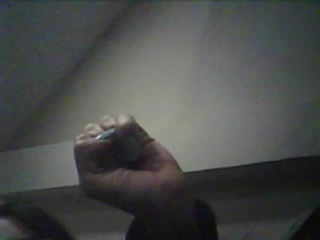
#> input picture dataset_aumentado/close/close_blur_1778641891481945.jpg, 320 x 240 px
$ python -i generar_bounding_boxes.py   (imports and definitions only)
#> lines starting #> are read from the running program, lines starting #| are printed output that depends on the picture; after the words box and inside, x2 and y2 are one past the last pixel; in counts of white or black regions, pixels touching at a corner belong together
#> further down, picture is the input picture: shape (240, 320, 3); mean B, G, R 74.3, 75.7, 73.7
"""
generar_bounding_boxes.py
=========================
Genera automaticamente el archivo bounding_boxes.labels para Edge Impulse.
Estrategia: deteccion de piel por color HSV + contornos con OpenCV.
No requiere modelos externos ni compatibilidad con mediapipe.

Uso: python generar_bounding_boxes.py
"""
import sys
# [1 line not run here, left out]

import json
import cv2
import numpy as np
from pathlib import Path

# ──────────────────────────────────────────
# CONFIGURACION
# ──────────────────────────────────────────
DATASET_DIR   = Path(r"C:\Users\vales\.gemini\antigravity\scratch\mano_robotica\dataset_limpio_final")
CLASES        = ["close", "index", "open"]
MARGIN_FACTOR = 0.15   # 15% de margen alrededor de la deteccion

# Rangos HSV para deteccion de piel (cubre tonos claros y medios)
SKIN_LOWER_1  = np.array([0,  20, 50],  dtype=np.uint8)
SKIN_UPPER_1  = np.array([25, 255, 255], dtype=np.uint8)
SKIN_LOWER_2  = np.array([170, 20, 50],  dtype=np.uint8)
SKIN_UPPER_2  = np.array([180, 255, 255], dtype=np.uint8)

# Area minima del contorno para ser considerado mano (% del area total)
MIN_AREA_PCT  = 0.03   # al menos 3% del area de la imagen


def detectar_mano_piel(imagen_bgr: np.ndarray):
    """
    Detecta la mano por segmentacion de color de piel.
    Retorna (x, y, w, h) con margen o None si no detecta.
    """
    h_img, w_img = imagen_bgr.shape[:2]
#> h_img = 240; w_img = 320
    area_img     = h_img * w_img
#> area_img = 76800

    # Convertir a HSV
    hsv = cv2.cvtColor(imagen_bgr, cv2.COLOR_BGR2HSV)
#> hsv: shape (240, 320, 3); mean H, S, V 71.6, 23.6, 77.5

    # Mascara de piel (dos rangos para cubrir rojos/naranjas)
    mask1 = cv2.inRange(hsv, SKIN_LOWER_1, SKIN_UPPER_1)
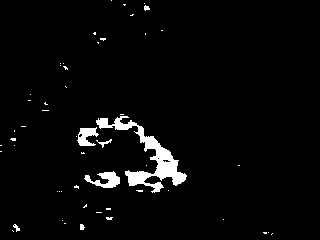
#> mask1: shape (240, 320); 3.3% white; 53 white regions (46 under 20 px), largest, box (x1, y1, x2, y2) and area: (96, 116, 187, 193) 1652, (84, 171, 120, 188) 313, (77, 127, 99, 146) 248
    mask2 = cv2.inRange(hsv, SKIN_LOWER_2, SKIN_UPPER_2)
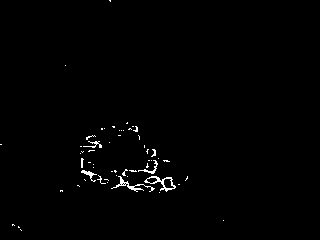
#> mask2: shape (240, 320); 0.92% white in thin lines or dots, all inside (x1, y1, x2, y2) = (0, 0, 224, 231)
    mask  = cv2.bitwise_or(mask1, mask2)
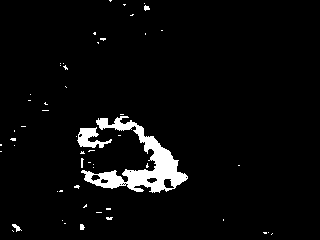
#> mask: shape (240, 320); 4.2% white; 54 white regions (48 under 20 px), largest, box (x1, y1, x2, y2) and area: (81, 116, 188, 193) 2541, (77, 127, 112, 148) 358, (12, 224, 22, 232) 36, (144, 5, 150, 11) 24, (80, 224, 85, 230) 24, (81, 158, 84, 168) 21

    # Morfologia para limpiar ruido
    kernel = cv2.getStructuringElement(cv2.MORPH_ELLIPSE, (7, 7))
    mask   = cv2.morphologyEx(mask, cv2.MORPH_CLOSE, kernel, iterations=2)
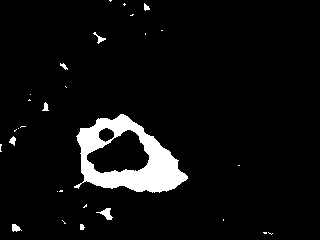
#> mask: shape (240, 320); 5.8% white; 29 white regions (20 under 20 px), largest, box (x1, y1, x2, y2) and area: (74, 114, 188, 193) 4016, (96, 208, 113, 220) 91, (12, 224, 22, 232) 52
    mask   = cv2.morphologyEx(mask, cv2.MORPH_OPEN,  kernel, iterations=1)
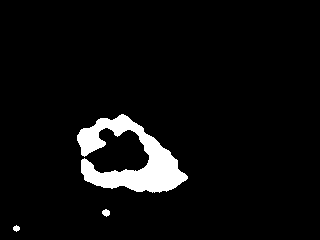
#> mask: shape (240, 320); 5.2% white; 3 white regions

    # Encontrar contornos
    contours, _ = cv2.findContours(mask, cv2.RETR_EXTERNAL, cv2.CHAIN_APPROX_SIMPLE)
#> contours = 3 contours; box (x1, y1, x2, y2) and area: (77, 114, 188, 193) 3698, (102, 209, 110, 217) 34, (13, 225, 20, 232) 24
    if not contours:
        return None

    # Filtrar por area minima y quedarse con el mayor
    validos = [c for c in contours if cv2.contourArea(c) > area_img * MIN_AREA_PCT]
#> validos = 1 contour; box (x1, y1, x2, y2) and area: (77, 114, 188, 193) 3698
    if not validos:
        return None

    mayor = max(validos, key=cv2.contourArea)
#> mayor = contour of 264 points, box (x1, y1, x2, y2) (77, 114, 188, 193), area 3698
    x, y, w, h = cv2.boundingRect(mayor)
#> x = 77; y = 114; w = 111; h = 79

    # Agregar margen
    mg_x = int(w * MARGIN_FACTOR)
#> mg_x = 16
    mg_y = int(h * MARGIN_FACTOR)
#> mg_y = 11
    x = max(0, x - mg_x)
#> x = 61
    y = max(0, y - mg_y)
#> y = 103
    w = min(w_img - x, w + 2 * mg_x)
#> w = 143
    h = min(h_img - y, h + 2 * mg_y)
#> h = 101

    return (float(x), float(y), float(w), float(h))


# [90 lines left out: functions procesar_split, main, not called in this run]


# [2 lines not run here, left out]

>>> import cv2
>>> picture = cv2.imread('dataset_aumentado/close/close_blur_1778641891481945.jpg')
>>> result = detectar_mano_piel(picture)
#> result = (61, 103, 143, 101)

$ run again, on dataset_aumentado/close/close_blur_1778641893049855.jpg
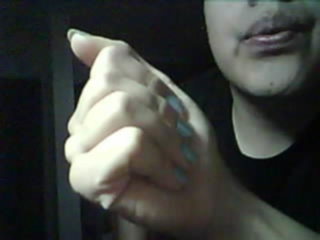
#> input picture dataset_aumentado/close/close_blur_1778641893049855.jpg, 320 x 240 px
#> picture is the input picture: shape (240, 320, 3); mean B, G, R 63.5, 67.6, 64.9
#> hsv: shape (240, 320, 3); mean H, S, V 66, 55.6, 70.1
#> in detectar_mano_piel, `mask1 = cv2.inRange(hsv, SKIN_LOWER_1, SKIN_UPPER_1)`:
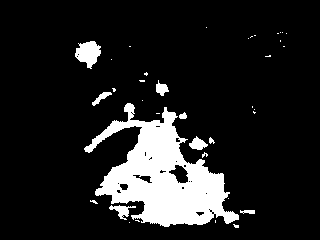
#> mask1: shape (240, 320); 12.7% white; 37 white regions (28 under 20 px), largest, box (x1, y1, x2, y2) and area: (84, 103, 239, 227) 8544, (75, 41, 101, 69) 463, (109, 205, 136, 220) 166
#> mask2: shape (240, 320); 0.16% white in thin lines or dots, all inside (x1, y1, x2, y2) = (82, 31, 290, 222)
#> in detectar_mano_piel, `mask   = cv2.morphologyEx(mask, cv2.MORPH_OPEN,  kernel, iterations=1)`:
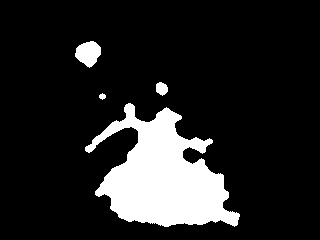
#> mask: shape (240, 320); 14.1% white; 4 white regions
#> contours = 4 contours; box (x1, y1, x2, y2) and area: (85, 103, 240, 227) 9886, (75, 41, 101, 68) 446, (156, 82, 168, 96) 107, (99, 93, 106, 100) 24
#> validos = 1 contour; box (x1, y1, x2, y2) and area: (85, 103, 240, 227) 9886
#> mayor = contour of 381 points, box (x1, y1, x2, y2) (85, 103, 240, 227), area 9886
#> in detectar_mano_piel, `x, y, w, h = cv2.boundingRect(mayor)`: x = 85; y = 103; w = 155; h = 124
#> mg_x = 23
#> mg_y = 18
#> in detectar_mano_piel, `x = max(0, x - mg_x)`: x = 62
#> in detectar_mano_piel, `y = max(0, y - mg_y)`: y = 85
#> in detectar_mano_piel, `w = min(w_img - x, w + 2 * mg_x)`: w = 201
#> in detectar_mano_piel, `h = min(h_img - y, h + 2 * mg_y)`: h = 155
#> result = (62, 85, 201, 155)

$ run again, on dataset_aumentado/close/close_blur_1778641893411307.jpg
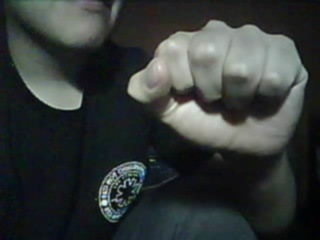
#> input picture dataset_aumentado/close/close_blur_1778641893411307.jpg, 320 x 240 px
#> picture is the input picture: shape (240, 320, 3); mean B, G, R 56.8, 58.1, 53
#> hsv: shape (240, 320, 3); mean H, S, V 76.8, 57.3, 60.3
#> in detectar_mano_piel, `mask1 = cv2.inRange(hsv, SKIN_LOWER_1, SKIN_UPPER_1)`:
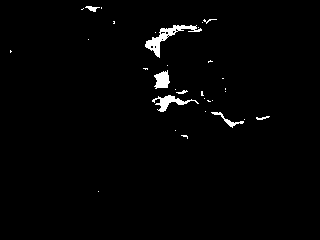
#> mask1: shape (240, 320); 1.6% white; 32 white regions (24 under 20 px), largest, box (x1, y1, x2, y2) and area: (145, 25, 202, 58) 453, (152, 95, 199, 112) 262, (154, 70, 170, 89) 207
#> mask2: shape (240, 320); 0.18% white in thin lines or dots, all inside (x1, y1, x2, y2) = (88, 5, 219, 139)
#> in detectar_mano_piel, `mask   = cv2.morphologyEx(mask, cv2.MORPH_OPEN,  kernel, iterations=1)`:
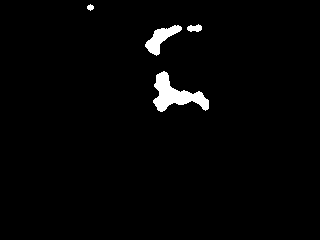
#> mask: shape (240, 320); 2.1% white; 4 white regions
#> contours = 4 contours; box (x1, y1, x2, y2) and area: (153, 71, 209, 112) 926, (145, 25, 182, 56) 420, (187, 24, 202, 32) 68, (87, 4, 94, 11) 24
#> validos = []

$ run again, on dataset_aumentado/close/close_blur_1778641893965152.jpg
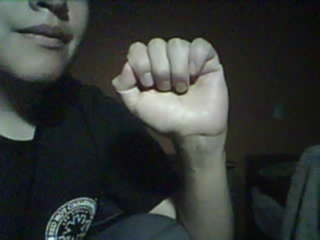
#> input picture dataset_aumentado/close/close_blur_1778641893965152.jpg, 320 x 240 px
#> picture is the input picture: shape (240, 320, 3); mean B, G, R 53.8, 55.9, 51.8
#> hsv: shape (240, 320, 3); mean H, S, V 70, 53.3, 58
#> in detectar_mano_piel, `mask1 = cv2.inRange(hsv, SKIN_LOWER_1, SKIN_UPPER_1)`:
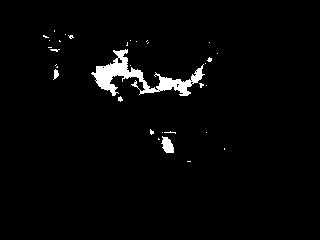
#> mask1: shape (240, 320); 2.5% white; 33 white regions (29 under 20 px), largest, box (x1, y1, x2, y2) and area: (91, 49, 205, 96) 1590, (161, 136, 174, 153) 147, (53, 69, 59, 80) 38, (118, 96, 123, 102) 20
#> mask2: shape (240, 320); 0.16% white in thin lines or dots, all inside (x1, y1, x2, y2) = (113, 42, 207, 97)
#> in detectar_mano_piel, `mask   = cv2.morphologyEx(mask, cv2.MORPH_OPEN,  kernel, iterations=1)`:
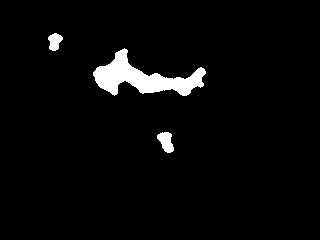
#> mask: shape (240, 320); 3.5% white; 3 white regions
#> contours = 3 contours; box (x1, y1, x2, y2) and area: (93, 48, 206, 96) 2117, (157, 132, 174, 153) 206, (48, 33, 63, 51) 158
#> validos = []
